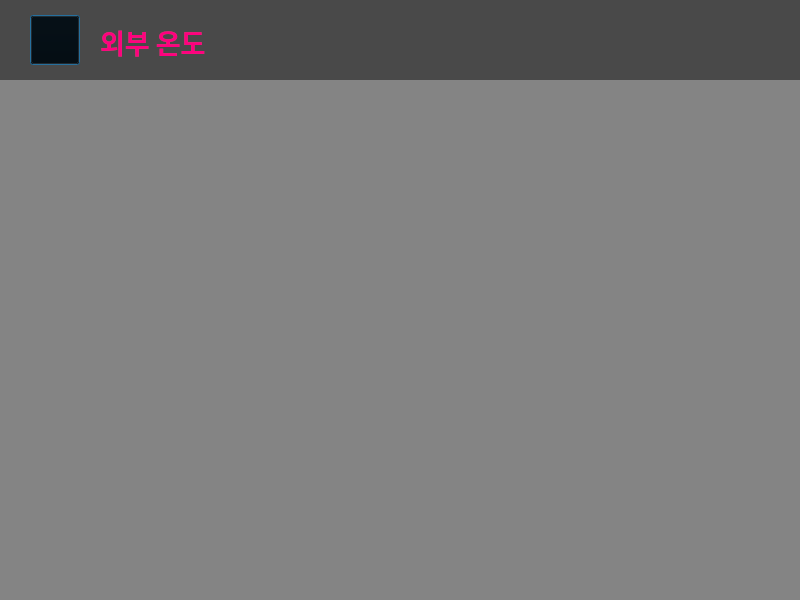
<?xml version="1.0" encoding="UTF-8"?>
<ui version="4.0">
 <class>Dialog</class>
 <widget class="QDialog" name="Dialog">
  <property name="geometry">
   <rect>
    <x>0</x>
    <y>0</y>
    <width>800</width>
    <height>600</height>
   </rect>
  </property>
  <property name="windowTitle">
   <string>Dialog</string>
  </property>
  <widget class="PlotWidget" name="outer_temp" native="true">
   <property name="geometry">
    <rect>
     <x>50</x>
     <y>100</y>
     <width>700</width>
     <height>480</height>
    </rect>
   </property>
  </widget>
  <widget class="QLabel" name="label_4">
   <property name="geometry">
    <rect>
     <x>100</x>
     <y>5</y>
     <width>200</width>
     <height>75</height>
    </rect>
   </property>
   <property name="font">
    <font>
     <family>휴먼편지체</family>
     <weight>75</weight>
     <bold>true</bold>
    </font>
   </property>
   <property name="text">
    <string>&lt;html&gt;&lt;head/&gt;&lt;body&gt;&lt;p&gt;&lt;span style=&quot; font-size:20pt; color:#ff007f;&quot;&gt;외부 온도&lt;/span&gt;&lt;/p&gt;&lt;/body&gt;&lt;/html&gt;</string>
   </property>
  </widget>
  <widget class="QLabel" name="label_2">
   <property name="geometry">
    <rect>
     <x>0</x>
     <y>0</y>
     <width>800</width>
     <height>600</height>
    </rect>
   </property>
   <property name="styleSheet">
    <string notr="true">background-color:rgba(0, 0, 0, 0.45);;</string>
   </property>
   <property name="text">
    <string/>
   </property>
  </widget>
  <widget class="QPushButton" name="pushButton">
   <property name="geometry">
    <rect>
     <x>30</x>
     <y>15</y>
     <width>50</width>
     <height>50</height>
    </rect>
   </property>
   <property name="styleSheet">
    <string notr="true">background-color:transparent;</string>
   </property>
   <property name="text">
    <string/>
   </property>
   <property name="icon">
    <iconset>
     <normaloff>back.png</normaloff>back.png</iconset>
   </property>
   <property name="iconSize">
    <size>
     <width>50</width>
     <height>50</height>
    </size>
   </property>
  </widget>
  <widget class="QLabel" name="label_3">
   <property name="geometry">
    <rect>
     <x>0</x>
     <y>0</y>
     <width>801</width>
     <height>80</height>
    </rect>
   </property>
   <property name="styleSheet">
    <string notr="true">background-color:rgba(0, 0, 0, 0.45);</string>
   </property>
   <property name="text">
    <string/>
   </property>
  </widget>
  <widget class="QLabel" name="label_1">
   <property name="geometry">
    <rect>
     <x>0</x>
     <y>0</y>
     <width>800</width>
     <height>600</height>
    </rect>
   </property>
   <property name="text">
    <string/>
   </property>
   <property name="pixmap">
    <pixmap>smart_farm.jpg</pixmap>
   </property>
   <property name="scaledContents">
    <bool>true</bool>
   </property>
   <property name="wordWrap">
    <bool>false</bool>
   </property>
  </widget>
  <zorder>label_1</zorder>
  <zorder>label_2</zorder>
  <zorder>label_3</zorder>
  <zorder>label_4</zorder>
  <zorder>outer_temp</zorder>
  <zorder>pushButton</zorder>
 </widget>
 <customwidgets>
  <customwidget>
   <class>PlotWidget</class>
   <extends>QWidget</extends>
   <header location="global">pyqtgraph.h</header>
   <container>1</container>
  </customwidget>
 </customwidgets>
 <resources/>
 <connections>
  <connection>
   <sender>pushButton</sender>
   <signal>clicked()</signal>
   <receiver>Dialog</receiver>
   <slot>btn_main()</slot>
   <hints>
    <hint type="sourcelabel">
     <x>59</x>
     <y>32</y>
    </hint>
    <hint type="destinationlabel">
     <x>55</x>
     <y>-75</y>
    </hint>
   </hints>
  </connection>
 </connections>
 <slots>
  <slot>btn_main()</slot>
 </slots>
</ui>
